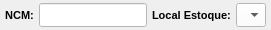
              <widget class="QWidget" name="widget_21" native="true">
               <property name="minimumSize">
                <size>
                 <width>0</width>
                 <height>0</height>
                </size>
               </property>
               <property name="maximumSize">
                <size>
                 <width>16777215</width>
                 <height>30</height>
                </size>
               </property>
               <property name="styleSheet">
                <string notr="true"/>
               </property>
               <layout class="QHBoxLayout" name="horizontalLayout_24">
                <property name="spacing">
                 <number>5</number>
                </property>
                <property name="leftMargin">
                 <number>5</number>
                </property>
                <property name="topMargin">
                 <number>3</number>
                </property>
                <property name="rightMargin">
                 <number>5</number>
                </property>
                <property name="bottomMargin">
                 <number>3</number>
                </property>
                <item>
                 <widget class="QLabel" name="label_27">
                  <property name="minimumSize">
                   <size>
                    <width>0</width>
                    <height>0</height>
                   </size>
                  </property>
                  <property name="maximumSize">
                   <size>
                    <width>60</width>
                    <height>16777215</height>
                   </size>
                  </property>
                  <property name="font">
                   <font>
                    <pointsize>8</pointsize>
                    <weight>75</weight>
                    <bold>true</bold>
                   </font>
                  </property>
                  <property name="text">
                   <string>NCM:</string>
                  </property>
                  <property name="alignment">
                   <set>Qt::AlignCenter</set>
                  </property>
                 </widget>
                </item>
                <item>
                 <widget class="QLineEdit" name="line_NCM">
                  <property name="sizePolicy">
                   <sizepolicy hsizetype="Preferred" vsizetype="Preferred">
                    <horstretch>0</horstretch>
                    <verstretch>0</verstretch>
                   </sizepolicy>
                  </property>
                  <property name="minimumSize">
                   <size>
                    <width>0</width>
                    <height>0</height>
                   </size>
                  </property>
                  <property name="maximumSize">
                   <size>
                    <width>110</width>
                    <height>16777215</height>
                   </size>
                  </property>
                  <property name="font">
                   <font>
                    <pointsize>8</pointsize>
                   </font>
                  </property>
                  <property name="styleSheet">
                   <string notr="true">background-color: rgb(255, 255, 255);</string>
                  </property>
                  <property name="alignment">
                   <set>Qt::AlignCenter</set>
                  </property>
                 </widget>
                </item>
                <item>
                 <widget class="QLabel" name="label_34">
                  <property name="minimumSize">
                   <size>
                    <width>0</width>
                    <height>0</height>
                   </size>
                  </property>
                  <property name="maximumSize">
                   <size>
                    <width>110</width>
                    <height>16777215</height>
                   </size>
                  </property>
                  <property name="font">
                   <font>
                    <pointsize>8</pointsize>
                    <weight>75</weight>
                    <bold>true</bold>
                   </font>
                  </property>
                  <property name="text">
                   <string>Local Estoque:</string>
                  </property>
                  <property name="alignment">
                   <set>Qt::AlignLeading|Qt::AlignLeft|Qt::AlignVCenter</set>
                  </property>
                 </widget>
                </item>
                <item>
                 <widget class="QComboBox" name="combo_Local_Estoque">
                  <property name="sizePolicy">
                   <sizepolicy hsizetype="Preferred" vsizetype="Preferred">
                    <horstretch>0</horstretch>
                    <verstretch>0</verstretch>
                   </sizepolicy>
                  </property>
                  <property name="minimumSize">
                   <size>
                    <width>0</width>
                    <height>0</height>
                   </size>
                  </property>
                  <property name="maximumSize">
                   <size>
                    <width>16777215</width>
                    <height>25</height>
                   </size>
                  </property>
                  <property name="font">
                   <font>
                    <pointsize>8</pointsize>
                   </font>
                  </property>
                  <property name="styleSheet">
                   <string notr="true">background-color: rgb(255, 255, 255);</string>
                  </property>
                  <item>
                   <property name="text">
                    <string/>
                   </property>
                  </item>
                 </widget>
                </item>
               </layout>
              </widget>
